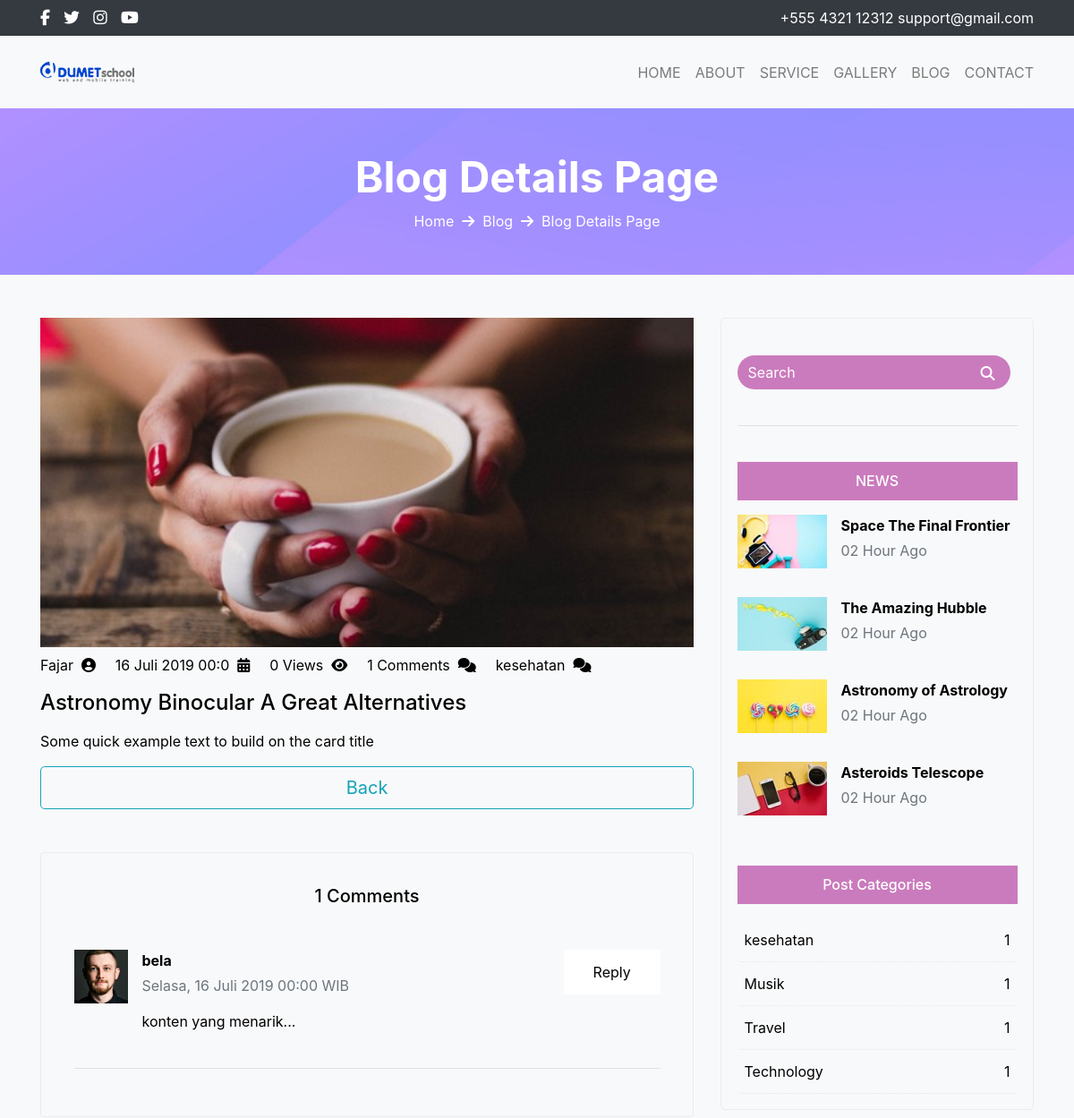
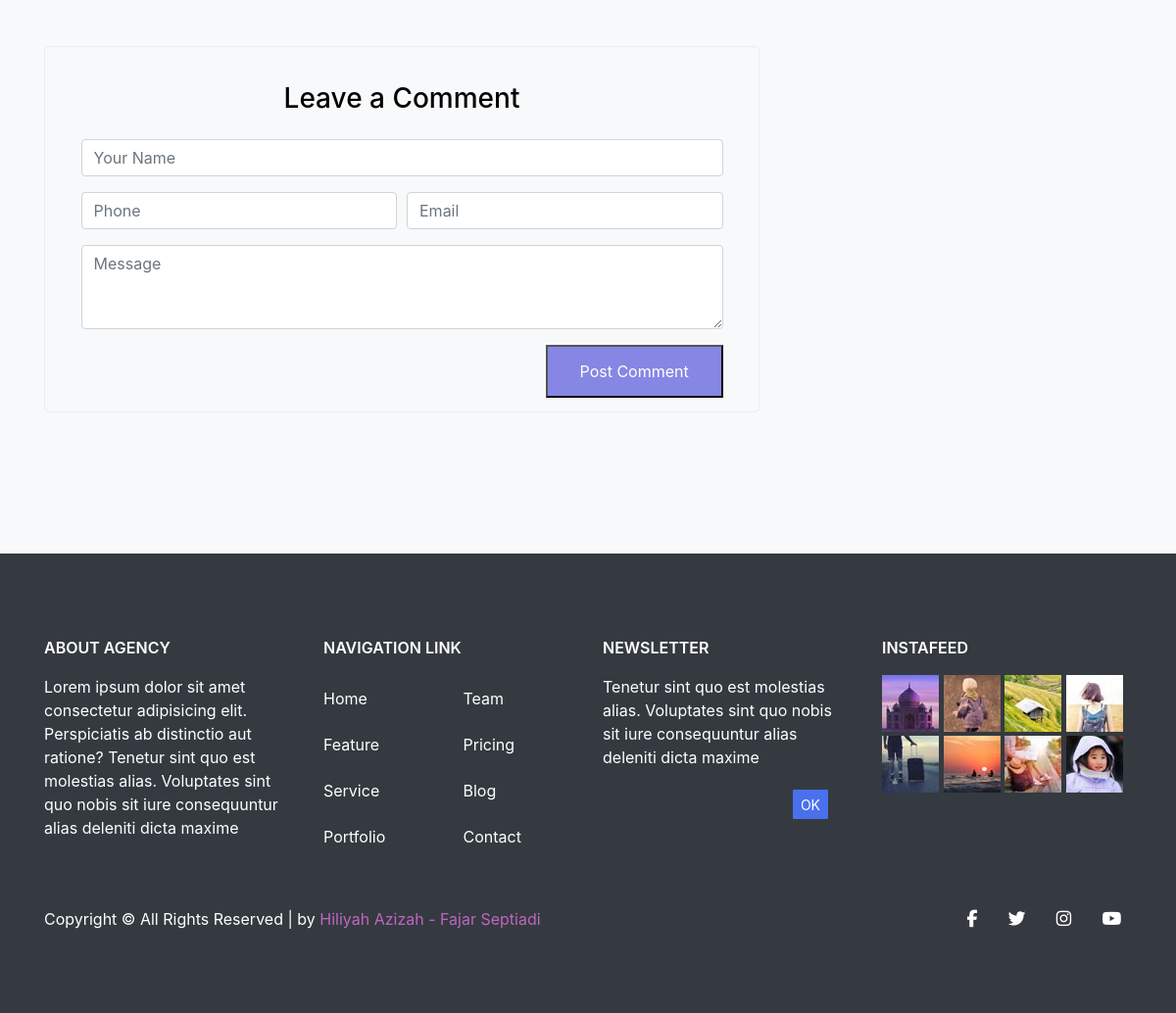
Page /index.php?blog-detail=1 on the committed database (2 pictures, top to bottom).
### tables this page shows
CREATE TABLE `post` (
  `id` int(11) NOT NULL,
  `category_id` int(11) NOT NULL,
  `title` varchar(255) NOT NULL,
  `name` varchar(255) NOT NULL,
  `description` text NOT NULL,
  `image` varchar(255) NOT NULL,
  `date` datetime NOT NULL,
  `view` int(11) NOT NULL DEFAULT 0
);

CREATE TABLE `category` (
  `id` int(11) NOT NULL,
  `category_name` varchar(255) NOT NULL,
  `icon` varchar(255) NOT NULL,
  `image` varchar(255) NOT NULL
);

CREATE TABLE `comment` (
  `id` int(11) NOT NULL,
  `post_id` int(11) NOT NULL,
  `name` varchar(255) NOT NULL,
  `phone` varchar(255) NOT NULL,
  `email` varchar(255) NOT NULL,
  `reply` text NOT NULL,
  `status` int(1) NOT NULL DEFAULT 0,
  `date` datetime NOT NULL
);

### function/function_tgl_indo.php (called while the page is built)
<?php
    function tanggal_indonesia($date){
        $Hari = array("Minggu","Senin","Selasa","Rabu","Kamis","Jumat","Sabtu");
        $Bulan = array("Januari","Februari","Maret","April","Mei","Juni","Juli","Agustus","September","Oktober","November","Desember");
        $tahun  = substr($date, 0, 4);
        $bulan  = substr($date, 5, 2);
        $tgl    = substr($date, 8, 2);
        $waktu  = substr($date, 11, 5);
        $hari   = date("w", strtotime($date));
        $result = $Hari[$hari].", ".$tgl." ".$Bulan[(int)$bulan-1]." ".$tahun." ".$waktu." WIB";
        return $result;
    }
?>

### blog-detail.php (the view, shortened to what this page needs)
<?php
    $detail_id = $_GET["blog-detail"];
    $per_page = 4;
    $cur_page = 1;
    $offset     = ($cur_page - 1) * $per_page;
    $comment = mysqli_query($connection, "SELECT * FROM comment WHERE
                             comment.post_id = '$detail_id' AND status = '1' ORDER BY id DESC LIMIT $per_page OFFSET $offset");
    $jumlah_comment = mysqli_num_rows(mysqli_query($connection, "SELECT * FROM comment WHERE comment.post_id = '$detail_id'
                                                    AND status = '1'"));
    $detail = mysqli_query($connection, "SELECT post.*, category.category_name, category.icon FROM post, category
                            WHERE post.category_id = category.id AND post.id = '$detail_id' ORDER BY id DESC");
    $row_detail = mysqli_fetch_array($detail);
    mysqli_query($connection, "UPDATE post SET view = '$row_detail[view]'+1 WHERE id = '$detail_id'");
?>
    <?php include "includes/banner-sub.php"; ?>
    <div class="container-fluid bg-light py-5">
        <div class="container content-blog pb-5">
            <div class="row content-blog-detail">
                <div class="col-md-8 detail">
                    <img src="images/blog/<?php echo $row_detail["image"] ?>" class="img-fluid w-100 mb-2" alt="">
                    <ul class="ul-blog-detail">
                        <li class="li-blog-detail"><?php echo $row_detail["name"] ?>&nbsp;&nbsp;<i class="fas fa-user-circle"></i></li>
                        <li class="li-blog-detail"><?php echo substr(tanggal_indonesia($row_detail["date"]), 7, 18) ?>&nbsp;&nbsp;<i class="fas fa-calendar-alt"></i></li>
                        <li class="li-blog-detail"><?php echo $row_detail["view"] ?> Views&nbsp;&nbsp;<i class="fas fa-eye"></i></li>
                        <li class="li-blog-detail"><?php echo $jumlah_comment ?> Comments&nbsp;&nbsp;<i class="fas fa-comments"></i></li>
                        <li class="li-blog-detail"><?php echo $row_detail["category_name"] ?>&nbsp;&nbsp;<i class="<?php echo $row_detail["icon"] ?>"></i></li>
                    </ul>
                    <h4 class="my-3">
                        <?php echo $row_detail["title"] ?>
                    </h4>
                    <p>
                        <?php echo $row_detail["description"] ?>
                    </p>
                    <a href="index.php?blog" style="text-decoration:none">
                        <button type="button" class="btn btn-outline-info btn-lg btn-block">Back</button>
                    </a>
                    <div class="media-detail my-5" id="page">
                        <h5 class="text-center mb-5">
                            <?php echo $jumlah_comment ?> Comments
                        </h5>
                        <ul class="list-unstyled">
                            <?php if(mysqli_num_rows($comment)>0) {?>
                                <?php while($row_comment=mysqli_fetch_array($comment)) {?>
                                    <li class="media my-4">
                                        <img src="images/blog/c2.jpg" class="mr-3" alt="...">
                                        <div class="media-body">
                                            <p class="mt-0 mb-1 username-comment"><?php echo $row_comment["name"] ?></p>
                                            <p class="text-muted">
                                                <?php echo tanggal_indonesia($row_comment["date"]) ?>
                                            </p>
                                            <p>
                                                <?php echo $row_comment["reply"] ?>
                                            </p>
                                        </div>
                                        <a href="" class="btn-card-blog">Reply</a>
                                    </li>
                                    <hr>
                                <?php } ?>
                            <?php } ?>
                        </ul>
                    </div>
                    <div class="form-detail mb-5">
                        <form class="mb-5 text-center" method="post" id="comment-failed">
                            <h3 class="pb-3" id="comment-success">
                                Leave a Comment
                            </h3>
                            <div class="form-group">
                                <input type="text" class="form-control" id="inputAddress" placeholder="Your Name" name="name">
                            </div>
                            <div class="form-row">
                                <div class="form-group col-md-6">
                                    <input type="text" class="form-control" id="inputPhone" placeholder="Phone" name="phone">
                                </div>
                                <div class="form-group col-md-6">
                                    <input type="email" class="form-control" id="inputEmail4" placeholder="Email" name="email">
                                </div>
                            </div>
                            <div class="form-group">
                                <textarea class="form-control" id="myeditor" rows="3" placeholder="Message" name="message"></textarea>
                            </div>
                            <button style="none" type="submit" class="float-right btn-comment comment" name="submit">Post Comment</button>
                        </form>
                    </div>
                </div>
                <div class="col-md-4">
                    <?php include "includes/aside-blog.php"; ?>
                </div>
            </div>
        </div>
    </div>

### includes/aside-blog.php
<?php
    $category = mysqli_query($connection, "SELECT * FROM category ORDER BY id ASC");
?>
<div class="category">
    <form>
        <div class="d-flex my-2 my-lg-0 pt-4">
            <input class="form-control mr-sm-2" type="text" placeholder="Search">
            <button type="button"><i class="fas fa-search"></i></button>
        </div>
    </form><br>
    <hr><br>
    <p class="news">
        NEWS
    </p>
    <ul class="list-unstyled">
        <li class="media">
            <img src="images/blog/pp1.jpg" class="mr-3" alt="...">
            <div class="media-body">
                <p class="mt-0 mb-1 judul-media">Space The Final Frontier</p>
                <p class="text-muted">02 Hour Ago</p>
            </div>
        </li>
        <li class="media my-4">
            <img src="images/blog/pp2.jpg" class="mr-3" alt="...">
            <div class="media-body">
                <p class="mt-0 mb-1 judul-media">The Amazing Hubble</p>
                <p class="text-muted">02 Hour Ago</p>
            </div>
        </li>
        <li class="media my-4">
            <img src="images/blog/pp3.jpg" class="mr-3" alt="...">
            <div class="media-body">
                <p class="mt-0 mb-1 judul-media">Astronomy of Astrology</p>
                <p class="text-muted">02 Hour Ago</p>
            </div>
        </li>
        <li class="media my-4">
            <img src="images/blog/pp4.jpg" class="mr-3" alt="...">
            <div class="media-body">
                <p class="mt-0 mb-1 judul-media">Asteroids Telescope</p>
                <p class="text-muted">02 Hour Ago</p>
            </div>
        </li>
    </ul>
    <br>
    <p class="news">
        Post Categories
    </p>
    <ul class="list-group">
        <?php if(mysqli_num_rows($category)>0) {?>
            <?php while($row_cat=mysqli_fetch_array($category)) {?>
                <?php $all_cat=mysqli_query($connection, "SELECT * FROM post WHERE category_id = $row_cat[id]") ?>
                <?php $num_row=mysqli_num_rows($all_cat) ?>
                <a style="text-decoration:none" href="index.php?category=<?php echo $row_cat["id"] ?>"><li class="list-group-item list-group-category pl-2"><?php echo $row_cat["category_name"] ?>
                    <p class=" float-right pr-2"><?php echo $num_row ?></p>
                </li></a>
            <?php } ?>
        <?php } ?>
    </ul>
</div>

### css/custom.css (style rules this page uses)
.banner a, .content-3 a, .content-3 .estimate, .content-blog .content-blog-detail .detail .media-detail .comment, .content-blog .content-blog-detail .detail .form-detail .comment, .content-blog .content-blog-detail .detail .media-detail .btn-card-blog, .content-blog .content-blog-detail .detail .form-detail .btn-card-blog { text-decoration: none !important; padding: 2% 5%; display: inline-block; text-align: center; }
.content-blog .news { padding: 3% 0%; background-color: #ca7bbd; text-align: center; font-weight: 500; }
.content-blog { color: white; }
.content-blog .category { border: 1px solid #ececec; border-radius: 1%; padding: 5%; }
.content-blog .category .form-control { border: none; background-color: #ca7bbd; border-radius: 50rem; color: white; }
.content-blog .category button { background: transparent; border: none; position: absolute; padding-top: 2%; margin-left: 70%; color: white; }
.content-blog .category .media { color: black; }
.content-blog .category .media .judul-media { font-weight: bold; }
.content-blog .category .list-group-category { border-bottom: 1px dotted #e6e6e6; }
.content-blog .category .list-group-category p { margin: 0%; }
.content-blog .list-group-item { color: black; background: transparent; border: none; padding-left: 0%; padding-right: 0%; }
.content-blog .content-blog-detail .detail { color: black; }
.content-blog .content-blog-detail .detail .media-detail, .content-blog .content-blog-detail .detail .form-detail { border: 1px solid #ececec; border-radius: 1%; padding: 5%; }
.content-blog .content-blog-detail .detail .media-detail .comment, .content-blog .content-blog-detail .detail .form-detail .comment { background: #8687e4; color: white; }
.content-blog .content-blog-detail .detail .media-detail .username-comment, .content-blog .content-blog-detail .detail .form-detail .username-comment { font-weight: bold; }
.content-blog .content-blog-detail .detail .media-detail .btn-card-blog, .content-blog .content-blog-detail .detail .form-detail .btn-card-blog { background: white; color: black; }
.content-blog .content-blog-detail .ul-blog-detail { overflow: hidden; text-align: left; padding: 0%; margin: 0%; }
.content-blog .content-blog-detail .ul-blog-detail .li-blog-detail { list-style: none; float: left; margin-right: 3%; }

### rows in the picture
post: image (picture), name "Fajar", date "16 Juli 2019 00:0", view "0", category.category_name "kesehatan", title "Astronomy Binocular A Great Alternatives", description "Some quick example text to build on the card title"
comment: name "bela", date "Selasa, 16 Juli 2019 00:00 WIB", reply "konten yang menarik..."
category: category_name "kesehatan", num_row "1"
category: category_name "Musik", num_row "1"
category: category_name "Travel", num_row "1"
category: category_name "Technology", num_row "1"

### other values in the picture
$menu_blog_detail "Blog Details Page"
$jumlah_comment "1"
